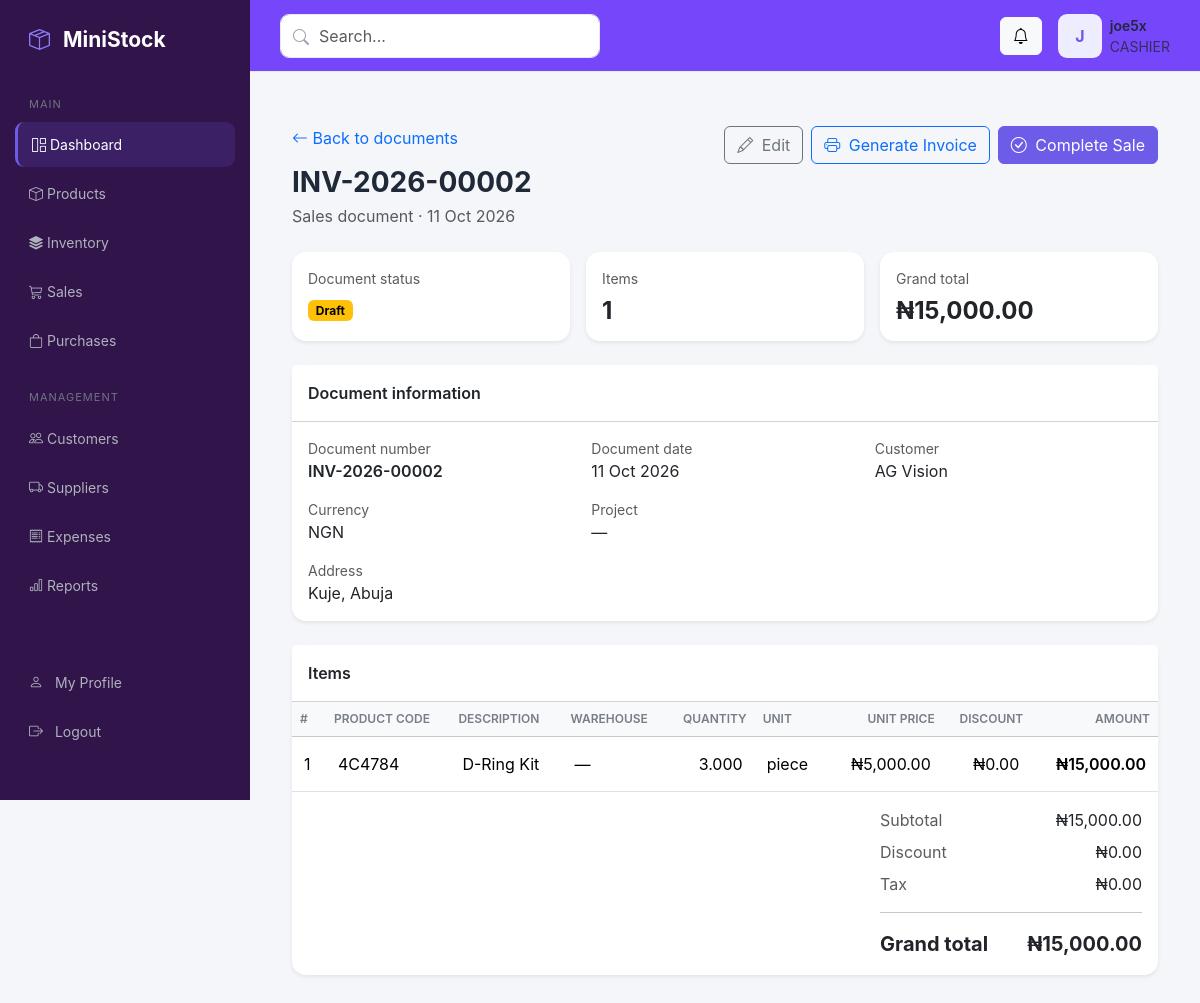
/documents/3/ (signed in), run on an earlier commit of the app's database.
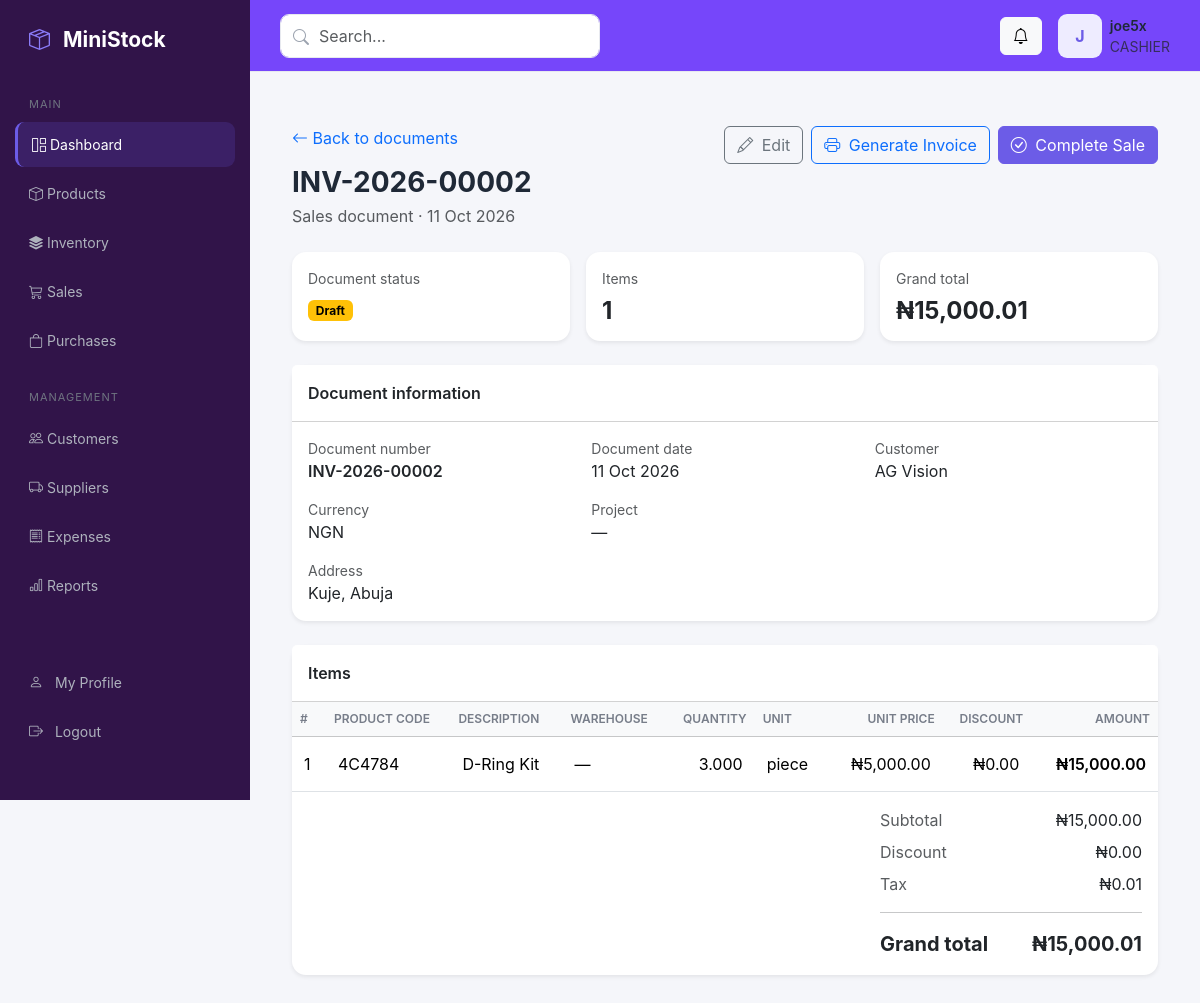
And on a later commit of the database.
### documents/models.py (models this page shows, shortened)
class OrderDocument(models.Model):
    class DocumentType(models.TextChoices):
        PURCHASE = "PURCHASE", "Purchase"
        SALE = "SALE", "Sales"
    class Status(models.TextChoices):
        DRAFT = "DRAFT", "Draft"
        COMPLETED = "COMPLETED", "Completed"
        CANCELLED = "CANCELLED", "Cancelled"
    doc_code = models.CharField(max_length=10)
    doc_year = models.CharField(max_length=4)
    doc_num = models.CharField(max_length=20)
    document_type = models.CharField(
        max_length=10,
        choices=DocumentType.choices,
        default=DocumentType.PURCHASE,
    )
    doc_date = models.DateField(default=timezone.localdate)
    status = models.CharField(
        max_length=20,
        choices=Status.choices,
        default=Status.DRAFT,
    )
    supplier = models.ForeignKey(
        "suppliers.Supplier",
        on_delete=models.PROTECT,
        related_name="order_documents",
        null=True,
        blank=True,
    )
    supplier_name = models.CharField(
        max_length=255,
        blank=True,
    )
    supplier_invoice = models.CharField(
        max_length=100,
        blank=True,
    )
    customer = models.ForeignKey(
        "customers.Customer",
        on_delete=models.PROTECT,
        related_name="order_documents",
        null=True,
        blank=True,
    )
    customer_name = models.CharField(
        max_length=255,
        blank=True,
    )
    currency = models.CharField(max_length=10, default="NGN", blank=True)
    credit_fercility = models.CharField(max_length=100, blank=True)
    address = models.TextField(blank=True)
    project = models.CharField(max_length=255, blank=True)
    subtotal = models.DecimalField(
        max_digits=14,
        decimal_places=2,
        default=Decimal("0.00"),
    )
    total_discount = models.DecimalField(
        max_digits=14,
        decimal_places=2,
        default=Decimal("0.00"),
    )
    tax = models.DecimalField(
        max_digits=14,
        decimal_places=2,
        default=Decimal("0.00"),
    )
    grand_total = models.DecimalField(
        max_digits=14,
        decimal_places=2,
        default=Decimal("0.00"),
    )
    created_by = models.ForeignKey(
        settings.AUTH_USER_MODEL,
        on_delete=models.PROTECT,
        related_name="order_documents",
        null=True,
        blank=True,
    )
    created_at = models.DateTimeField(auto_now_add=True)
    updated_at = models.DateTimeField(auto_now=True)
    class Meta:
        ordering = ["-created_at", "-pk"]
        constraints = [
            models.UniqueConstraint(
                fields=["doc_code", "doc_year", "doc_num"],
                name="unique_order_document_number",
            ),
        ]
    def __str__(self):
        return f"{self.doc_code}-{self.doc_year}-{self.doc_num}"

### customers/models.py (models this page shows, shortened)
class Customer(models.Model):
    name = models.CharField(max_length=200)
    phone = models.CharField(max_length=30, blank=True)
    email = models.EmailField(blank=True)
    address = models.TextField(blank=True)
    opening_balance = models.DecimalField(
        max_digits=12,
        decimal_places=2,
        default=0,
    )
    credit_limit = models.DecimalField(
        max_digits=12,
        decimal_places=2,
        default=0,
    )
    is_active = models.BooleanField(default=True)
    created_at = models.DateTimeField(auto_now_add=True)
    updated_at = models.DateTimeField(auto_now=True)
    class Meta:
        ordering = ["name"]

### documents/views.py (the view)
# urls.py: path("<int:pk>/", views.document_detail, name="document_detail"),
@login_required
def document_detail(request, pk):
    document = get_object_or_404(
        OrderDocument.objects.prefetch_related("items__product"),
        pk=pk,
    )
    return render(request, "documents/document_detail.html", {
        "document": document,
        "items": document.items.all(),
        "is_purchase": (
            document.document_type
            == OrderDocument.DocumentType.PURCHASE
        ),
    })

### templates/documents/document_detail.html (shortened to what the changed rows need)
{% extends "base.html" %}
{% load humanize %}
{% block content %}
<div class="container-fluid py-4">
    <div class="d-flex justify-content-between align-items-start flex-wrap gap-3 mb-4">
        <div>
            <a href="{% if is_purchase %}{% url 'documents:purchase_list' %}{% else %}{% url 'documents:sale_list' %}{% endif %}"
               class="text-decoration-none">
                <i class="bi bi-arrow-left"></i> Back to documents
            </a>
            <h3 class="fw-bold mt-3 mb-1">{{ document }}</h3>
            <p class="text-muted mb-0">
                {{ document.get_document_type_display }} document
                &middot; {{ document.doc_date|date:"d M Y" }}
            </p>
        </div>
    </div>
    <div class="row g-3 mb-4">
        <div class="col-md-4">
            <div class="card border-0 shadow-sm h-100">
                <div class="card-body">
                    <div class="text-muted small mb-2">Grand total</div>
                    <h4 class="fw-bold mb-0">₦{{ document.grand_total|floatformat:2|intcomma }}</h4>
                </div>
            </div>
        </div>
    </div>
    <div class="card border-0 shadow-sm mb-4">
        <div class="card-body">
            <div class="row g-3">
                <div class="col-md-4">
                    <div class="text-muted small">Document number</div>
                    <div class="fw-semibold">{{ document }}</div>
                </div>
                <div class="col-md-4">
                    <div class="text-muted small">Document date</div>
                    <div>{{ document.doc_date|date:"d M Y" }}</div>
                </div>
                <div class="col-md-4">
                    <div class="text-muted small">
                        {% if is_purchase %}Supplier{% else %}Customer{% endif %}
                    </div>
                    <div>
                        {% if is_purchase %}
                            {{ document.supplier.name|default:document.supplier_name|default:"—" }}
                        {% else %}
                            {{ document.customer.name|default:document.customer_name|default:"Walk-in customer" }}
                        {% endif %}
                    </div>
                </div>
                <div class="col-md-4">
                    <div class="text-muted small">Currency</div>
                    <div>{{ document.currency|default:"NGN" }}</div>
                </div>
                <div class="col-md-4">
                    <div class="text-muted small">Project</div>
                    <div>{{ document.project|default:"—" }}</div>
                </div>
                <div class="col-12">
                    <div class="text-muted small">Address</div>
                    <div>{{ document.address|default:"—"|linebreaksbr }}</div>
                </div>
            </div>
        </div>
    </div>
    <div class="card border-0 shadow-sm mb-4">
        <div class="table-responsive">
            <table class="table align-middle table-hover mb-0">
                <thead class="table-light">
                    <tr>
                        <th>#</th>
                        <th>Product code</th>
                        <th>Description</th>
                        <th>Warehouse</th>
                        <th class="text-end">Quantity</th>
                        <th>Unit</th>
                        <th class="text-end">Unit price</th>
                        <th class="text-end">Discount</th>
                        <th class="text-end">Amount</th>
                    </tr>
                </thead>
            </table>
        </div>
        <div class="card-body">
            <div class="row justify-content-end">
                <div class="col-md-5 col-lg-4">
                    <div class="d-flex justify-content-between mb-2">
                        <span class="text-muted">Subtotal</span>
                        <span>₦{{ document.subtotal|floatformat:2|intcomma }}</span>
                    </div>
                    <div class="d-flex justify-content-between mb-2">
                        <span class="text-muted">Discount</span>
                        <span>₦{{ document.total_discount|floatformat:2|intcomma }}</span>
                    </div>
                    <div class="d-flex justify-content-between mb-2">
                        <span class="text-muted">Tax</span>
                        <span>₦{{ document.tax|floatformat:2|intcomma }}</span>
                    </div>
                    <div class="d-flex justify-content-between fw-bold fs-5">
                        <span>Grand total</span>
                        <span>₦{{ document.grand_total|floatformat:2|intcomma }}</span>
                    </div>
                </div>
            </div>
        </div>
    </div>
</div>
{% endblock %}

What changed in the data, as far as the page shows it:
changed OrderDocument "Sales": grand_total "15,000.00" → "15,000.01"; tax "0.00" → "0.01"
